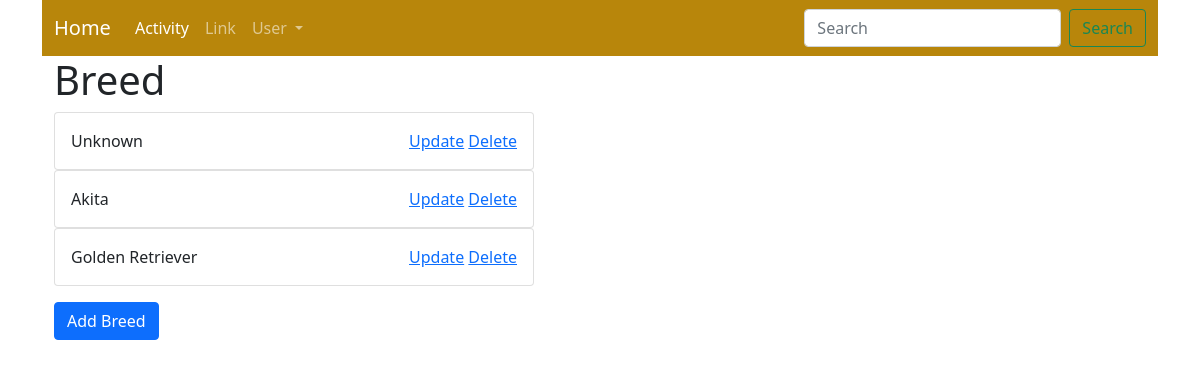
Screenshot of /breed/ with the database file from the repository.
### blog/models.py (models this page shows, shortened)
class Breed(models.Model):
    name = models.CharField(max_length=150)

### blog/views.py (the view)
# urls.py: path('breed/', BreedDetail.as_view(), name="breed-detail"),
class BreedDetail(ListView):
    model = Breed
    template_name = 'breed/breed_details.html'

### blog/templates/breed/breed_details.html (shortened to what this page needs)
{% extends 'base.html' %}
{% block content %}
    <h1>Breed</h1>
    <div class="card-deck" style="margin-bottom: 1rem">
    {% for breed in object_list %}
            <div class="card" style="width: 30rem">
                <div class="card-body">
                    {{ breed.name }}
                    <span style="float: right">
                        <a href="{% url 'update-breed' breed.pk %}">Update</a> <a href="{% url 'delete-breed' breed.pk %}">Delete</a>
                    </span>
                </div>
            </div>
    {% endfor %}
    </div>
    <a href="{% url 'add-breed' %}" class="btn btn-primary">Add Breed</a>
{% endblock %}

### rows the page displays
Breed: name "Unknown"
Breed: name "Akita"
Breed: name "Golden Retriever"
